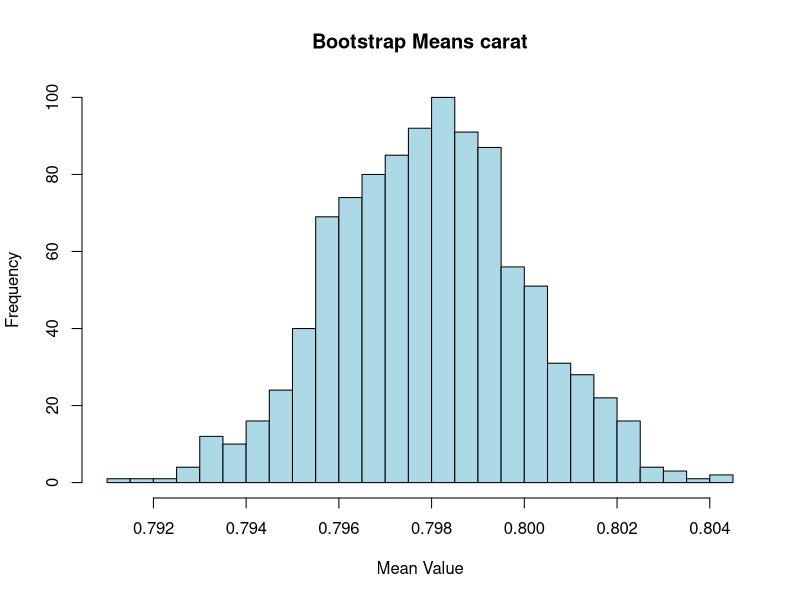
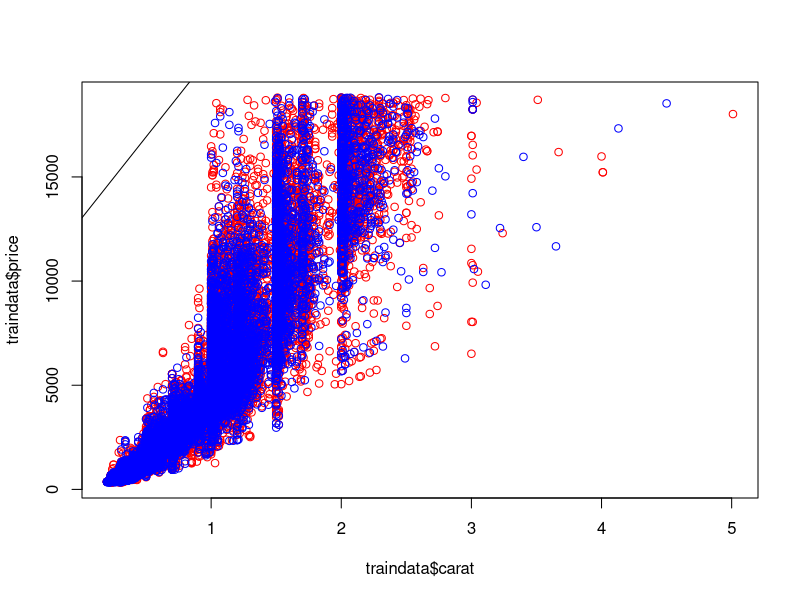

These figures' R source, in order:
## ---- chunk 1
knitr::opts_chunk$set(echo = TRUE)
library(ggplot2)
## ---- chunk 2
summary(diamonds)
## ---- chunk 3
library(boot)
## ---- chunk 4
boot_mean <- function(df, indices) {
  return(mean(df[indices]))
}
## ---- chunk 5
set.seed(65)
bootstrap_results <- boot(diamonds$carat, boot_mean, R = 1001)
print(bootstrap_results)
## ---- chunk 6
hist(bootstrap_results$t, breaks = 30, main = "Bootstrap Means carat", xlab = "Mean Value", col = "lightblue", border = "black")
## ---- chunk 7
boot.ci(bootstrap_results, type = c("perc"))
## ---- chunk 8
library(caret)
trainingsample <- createDataPartition(diamonds$carat +diamonds$depth + diamonds$table, p=0.667,list=FALSE)
## ---- chunk 9
traindata <- diamonds[trainingsample, ]
testdata <- diamonds[-trainingsample, ]
## ---- chunk 10
fit <- lm(price ~ carat +depth + table, data = diamonds)
summary(fit)
## ---- chunk 11
fit <- lm(price ~ carat +depth + table, data = traindata)
summary(fit)
## ---- chunk 12
plot(traindata$carat,traindata$price,col="red")
points(testdata$carat,testdata$price,col="blue")
abline(fit)
## ---- chunk 13
pre <- predict(fit, testdata)
## ---- chunk 14
R2(pre, testdata$price)
## ---- chunk 15
train.control <- trainControl(method="cv", number=10)
model <- train(price~carat + depth + table, 
               data=diamonds,
               method='lm',
               trControl=train.control)
print(model)
